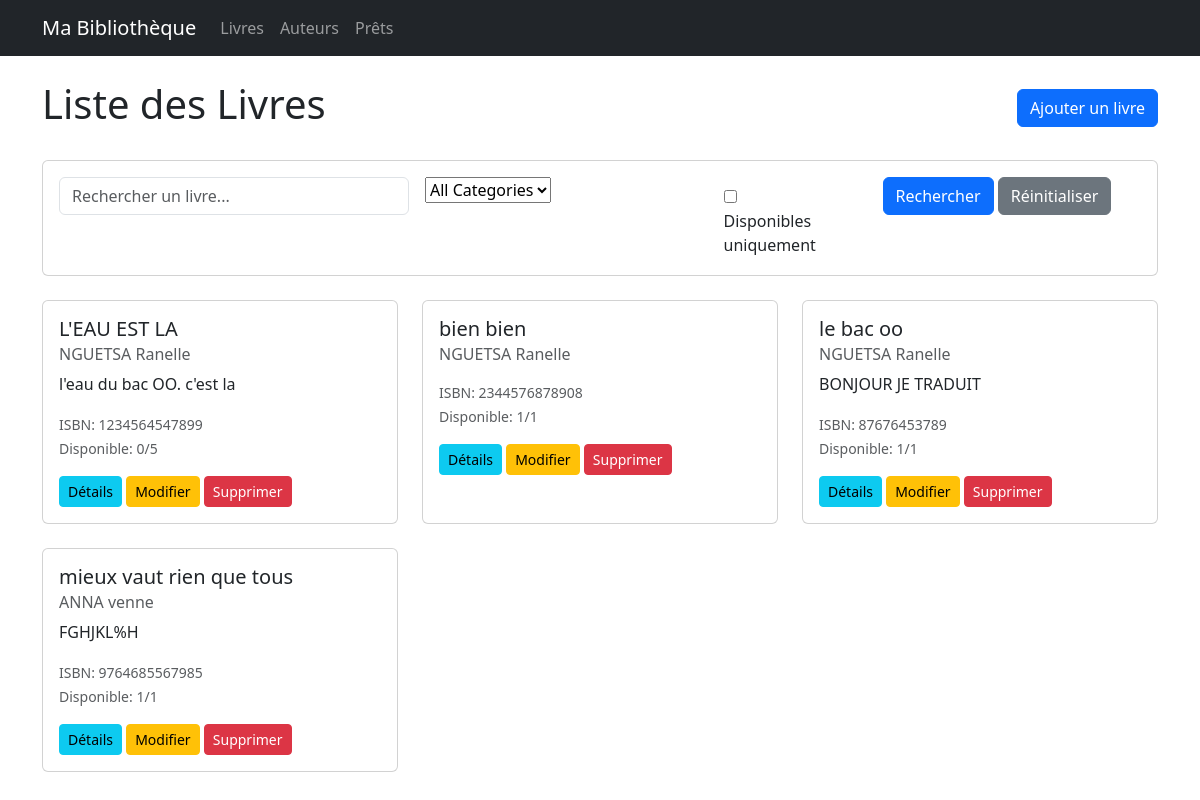
/catalogue/ (signed in), run on the app's committed database.
### catalogue/models.py (models this page shows, shortened)
class Book(models.Model):
    title = models.CharField(max_length=200)
    isbn = models.CharField('ISBN', max_length=13, unique=True)
    authors = models.ManyToManyField(Author, related_name='books')
    category = models.ForeignKey(Category, on_delete=models.SET_NULL, null=True, related_name='books')
    summary = models.TextField(blank=True)
    total_copies = models.IntegerField(default=1)
    available_copies = models.IntegerField(default=1)
    publication_date = models.DateField(null=True, blank=True)
    created_at = models.DateTimeField(auto_now_add=True)
    updated_at = models.DateTimeField(auto_now=True)
    class Meta:
        ordering = ['title']

class Author(models.Model):
    first_name = models.CharField(max_length=100)
    last_name = models.CharField(max_length=100)
    biography = models.TextField(blank=True)
    birth_date = models.DateField(null=True, blank=True)
    death_date = models.DateField(null=True, blank=True)
    class Meta:
        ordering = ['last_name', 'first_name']
    def __str__(self):
        return f"{self.first_name} {self.last_name}"

### catalogue/views.py (the view, shortened to what this page needs)
# urls.py: path('', views.book_list, name='book_list'),
def book_list(request):
    form = BookSearchForm(request.GET)
    books = Book.objects.all()
    if form.is_valid():
        if form.cleaned_data['category']:
            books = books.filter(category=form.cleaned_data['category'])
        if form.cleaned_data['available_only']:
            books = books.filter(available_copies__gt=0)
    return render(request, 'catalogue/book_list.html', {
        'books': books,
        'form': form
    })

### catalogue/forms.py
class BookSearchForm(forms.Form):
    query = forms.CharField(
        required=False,
        label='Search',
        widget=forms.TextInput(attrs={'placeholder': 'Search by title or author...'})
    )
    category = forms.ModelChoiceField(
        queryset=Category.objects.all(),
        required=False,
        empty_label="All Categories"
    )
    available_only = forms.BooleanField(
        required=False,
        initial=False,
        label='Show only available books'
    )

### catalogue/models.py (called while the page is built)
    def __str__(self):
        return self.name

### catalogue/templates/catalogue/book_list.html (shortened to what this page needs)
{% extends 'catalogue/base.html' %}
{% block content %}
<div class="d-flex justify-content-between align-items-center mb-4">
    <h1>Liste des Livres</h1>
    {% if user.is_authenticated %}
    <a href="{% url 'catalogue:book_create' %}" class="btn btn-primary">Ajouter un livre</a>
    {% endif %}
</div>
<div class="card mb-4">
    <div class="card-body">
        <form method="get" class="mb-0">
            <div class="row g-3">
                <div class="col-md-4">
                    <div class="input-group">
                        <input type="text" name="query" class="form-control" placeholder="Rechercher un livre..."
                            value="{{ request.GET.query }}">
                    </div>
                </div>
                <div class="col-md-3">
                    {{ form.category }}
                </div>
                <div class="col-md-2">
                    <div class="form-check mt-2">
                        {{ form.available_only }}
                        <label class="form-check-label" for="{{ form.available_only.id_for_label }}">
                            Disponibles uniquement
                        </label>
                    </div>
                </div>
                <div class="col-md-3">
                    <button type="submit" class="btn btn-primary">Rechercher</button>
                    <a href="{% url 'catalogue:book_list' %}" class="btn btn-secondary">Réinitialiser</a>
                </div>
            </div>
        </form>
    </div>
</div>
<div class="row">
    {% for book in books %}
    <div class="col-md-4 mb-4">
        <div class="card h-100">
            <div class="card-body">
                <h5 class="card-title">{{ book.title }}</h5>
                <h6 class="card-subtitle mb-2 text-muted">
                    {% for author in book.authors.all %}
                    {{ author }}{% if not forloop.last %}, {% endif %}
                    {% endfor %}
                </h6>
                <p class="card-text">{{ book.summary|truncatewords:30 }}</p>
                <p class="card-text">
                    <small class="text-muted">
                        ISBN: {{ book.isbn }}<br>
                        Disponible: {{ book.available_copies }}/{{ book.total_copies }}
                    </small>
                </p>
                <div class="mt-3">
                    <a href="{% url 'catalogue:book_detail' book.pk %}" class="btn btn-info btn-sm">Détails</a>
                    {% if user.is_authenticated %}
                    <a href="{% url 'catalogue:book_update' book.pk %}" class="btn btn-warning btn-sm">Modifier</a>
                    <a href="{% url 'catalogue:book_delete' book.pk %}" class="btn btn-danger btn-sm">Supprimer</a>
                    {% endif %}
                </div>
            </div>
        </div>
    </div>
    {% empty %}
    <div class="col">
        <div class="alert alert-info">
            Aucun livre trouvé.
        </div>
    </div>
    {% endfor %}
</div>
{% endblock %}

### data on the page
Book: title "L'EAU EST LA", summary "l'eau du bac OO. c'est la", isbn "1234564547899", available_copies "0", total_copies "5"
Author: first_name+last_name "NGUETSA Ranelle"
Book: title "bien bien", isbn "2344576878908", available_copies "1", total_copies "1"
Book: title "le bac oo", summary "BONJOUR JE TRADUIT", isbn "87676453789", available_copies "1", total_copies "1"
Book: title "mieux vaut rien que tous", summary "FGHJKL%H", isbn "9764685567985", available_copies "1", total_copies "1"
Author: first_name+last_name "ANNA venne"
